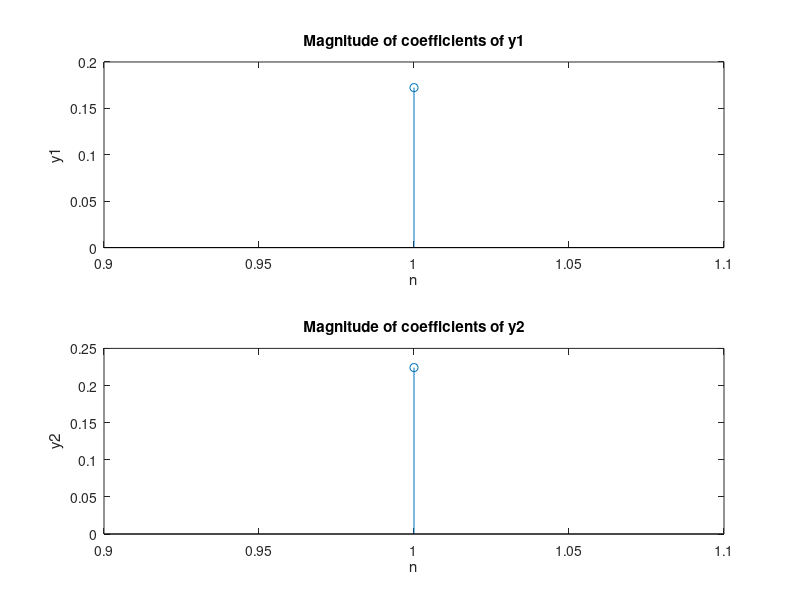

Source code (MATLAB):
k = 0:19;
% range for input
n = -20:99;
a_x = [-1/2 zeros(1, 7) 3/4 0 3/4 zeros(1, 7) -1/2 0];
x_20 = 20 * ifft(a_x);
x = [x_20 x_20 x_20 x_20 x_20 x_20];

% System1
a1 = [1 -0.8];
b1 = 1;
y1 = filter(b1,a1,x);
y1_20 = y1(1,20);
% System2
a2 = [1 0.8];
b2 = 1;
y2 = filter(b2,a2,x);
y2_20 = y2(1,20);

a_y1 = 1/20*fft(y1_20);
a_y2 = 1/20*fft(y2_20);

subplot(2,1,1)
stem(abs(a_y1))
xlabel('n')
ylabel('y1')
title('Magnitude of coefficients of y1')

subplot(2,1,2)
stem(abs(a_y2))
xlabel('n')
ylabel('y2')
title('Magnitude of coefficients of y2')


